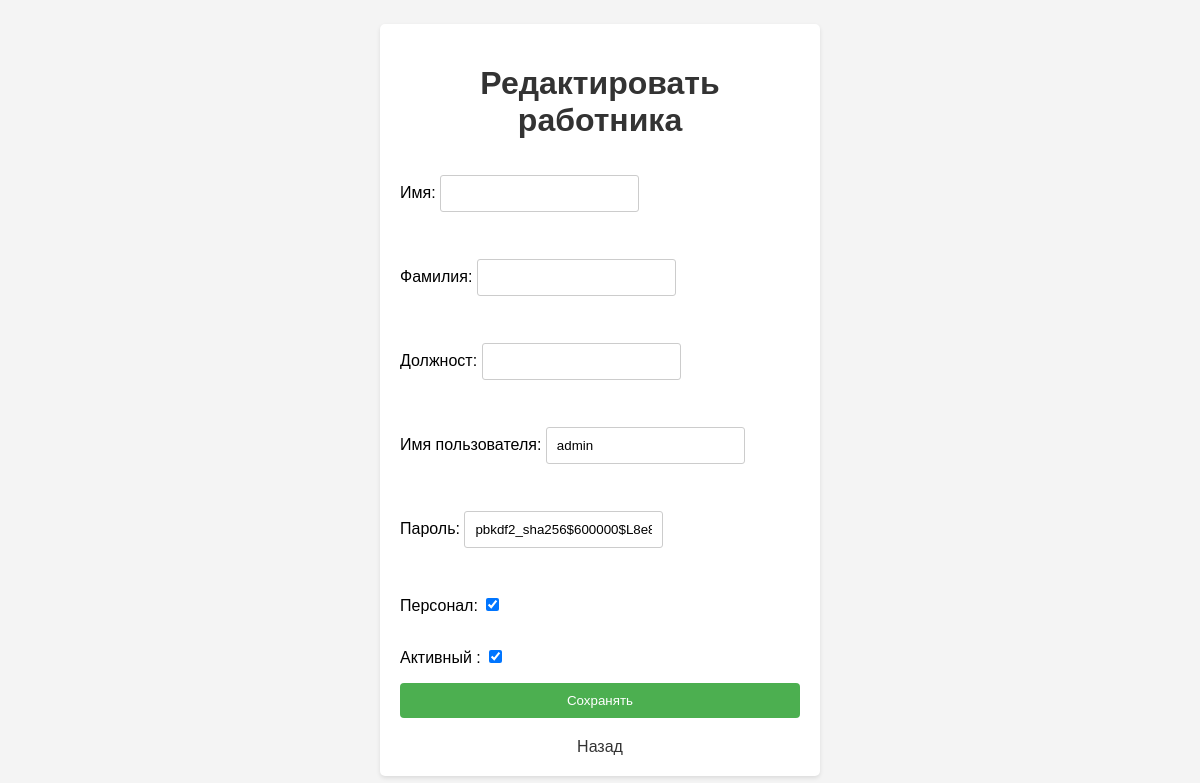
Page /ishchi/1/edit/ (signed in) on the earlier database version.
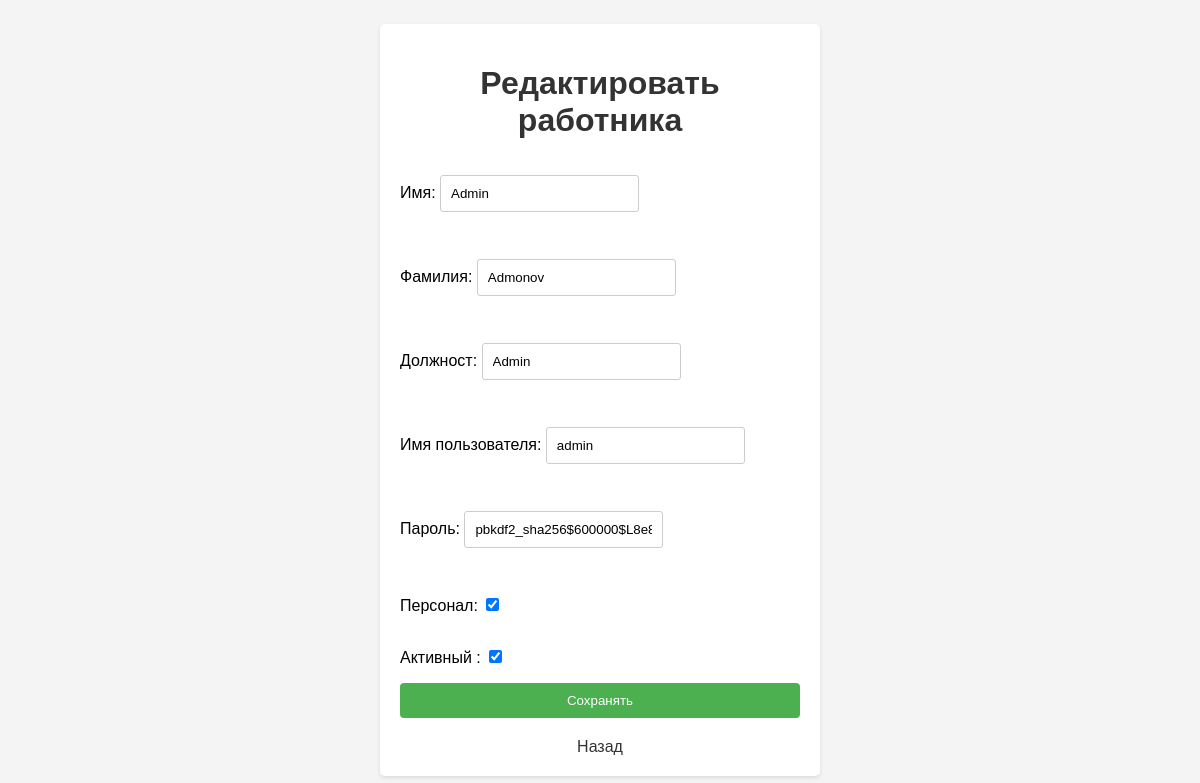
Same page on the later database version.
### rental/models.py (models this page shows, shortened)
class CustomUser(AbstractUser):
    ism = models.CharField(max_length=255)
    familiya = models.CharField(max_length=255)
    lavozimi = models.CharField(max_length=255)
    username = models.CharField(max_length=255, unique=True)
    password = models.CharField(max_length=255)
    is_staff = models.BooleanField(default=False)
    is_active = models.BooleanField(default=True)

### rental/views.py (the view)
# urls.py: path('ishchi/<int:id>/edit/', IshchiEditView.as_view(), name='ishchi_edit'),
class IshchiEditView(LoginRequiredMixin, UpdateView):
    model = CustomUser
    form_class = IshchiForm
    template_name = 'ishchi_edit.html'
    success_url = reverse_lazy('ishchilar')
    def get_object(self, queryset=None):
        return get_object_or_404(CustomUser, id=self.kwargs['id'])

### rental/forms.py
class IshchiForm(forms.ModelForm):
    class Meta:
        model = CustomUser
        fields = ['ism','familiya','lavozimi','username','password','is_staff','is_active']
        labels = {
            'ism': 'Имя',
            'familiya': 'Фамилия',
            'lavozimi':'Должност',
            'username': 'Имя пользователя',
            'password':'Пароль',
            'is_staff': 'Персонал',
            'is_active': 'Активный ',
        }

### templates/ishchi_edit.html (shortened to what this page needs)
<!DOCTYPE html>
<html lang="en">
<head>
</head>
<body>
    <div class="container">
        <h1>Редактировать работника</h1>
        <form method="post">
            {{ form.as_p }}
            <button type="submit">Сохранять</button>
        </form>
        <a href="{% url 'ishchilar' %}">Назад</a>
    </div>
</body>
</html>

Differences in the rows shown:
changed CustomUser "admin": ism (not shown) → "Admin"; familiya (not shown) → "Admonov"; lavozimi (not shown) → "Admin"
